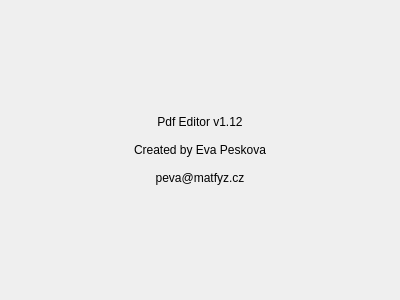
<?xml version="1.0" encoding="UTF-8"?>
<ui version="4.0">
 <class>AboutDialog</class>
 <widget class="QDialog" name="AboutDialog">
  <property name="geometry">
   <rect>
    <x>0</x>
    <y>0</y>
    <width>400</width>
    <height>300</height>
   </rect>
  </property>
  <property name="windowTitle">
   <string>About Pdf Editor</string>
  </property>
  <layout class="QHBoxLayout" name="horizontalLayout">
   <item>
    <widget class="QLabel" name="info">
     <property name="text">
      <string>Pdf Editor v1.12

 Created by Eva Peskova 

peva@matfyz.cz</string>
     </property>
     <property name="alignment">
      <set>Qt::AlignCenter</set>
     </property>
     <property name="textInteractionFlags">
      <set>Qt::TextBrowserInteraction</set>
     </property>
    </widget>
   </item>
  </layout>
 </widget>
 <resources/>
 <connections/>
</ui>
